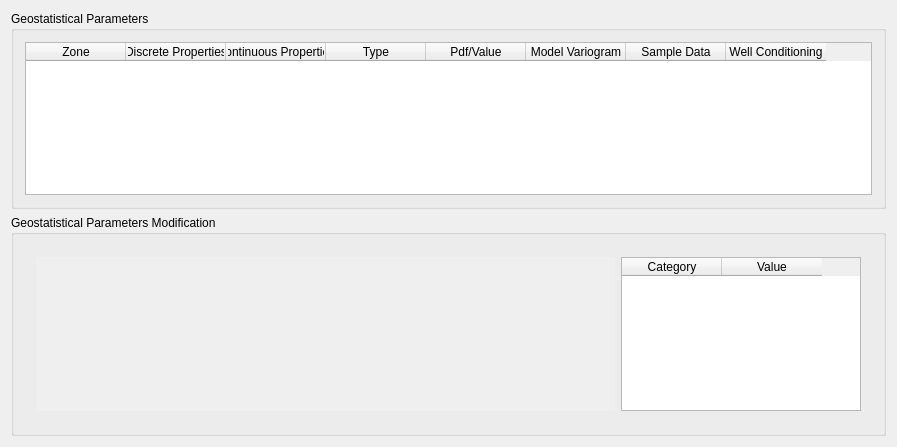
<?xml version="1.0" encoding="UTF-8"?>
<ui version="4.0">
 <class>CXPageGSInversion2</class>
 <widget class="QWizardPage" name="CXPageGSInversion2">
  <property name="geometry">
   <rect>
    <x>0</x>
    <y>0</y>
    <width>897</width>
    <height>447</height>
   </rect>
  </property>
  <property name="windowTitle">
   <string>CXPageGSInversion2</string>
  </property>
  <layout class="QGridLayout" name="gridLayout_3">
   <item row="0" column="0">
    <widget class="QGroupBox" name="groupBox">
     <property name="title">
      <string>Geostatistical Parameters</string>
     </property>
     <layout class="QGridLayout" name="gridLayout">
      <item row="0" column="0">
       <widget class="QTableWidget" name="tableWidgetZone">
        <column>
         <property name="text">
          <string>Zone</string>
         </property>
        </column>
        <column>
         <property name="text">
          <string>Discrete Properties</string>
         </property>
        </column>
        <column>
         <property name="text">
          <string>Continuous Properties</string>
         </property>
        </column>
        <column>
         <property name="text">
          <string>Type</string>
         </property>
        </column>
        <column>
         <property name="text">
          <string>Pdf/Value</string>
         </property>
        </column>
        <column>
         <property name="text">
          <string>Model Variogram</string>
         </property>
        </column>
        <column>
         <property name="text">
          <string>Sample Data</string>
         </property>
        </column>
        <column>
         <property name="text">
          <string>Well Conditioning</string>
         </property>
        </column>
       </widget>
      </item>
     </layout>
    </widget>
   </item>
   <item row="1" column="0">
    <widget class="QGroupBox" name="groupBox_2">
     <property name="title">
      <string>Geostatistical Parameters Modification</string>
     </property>
     <layout class="QHBoxLayout" name="horizontalLayout">
      <item>
       <widget class="QStackedWidget" name="stackedWidget">
        <property name="currentIndex">
         <number>0</number>
        </property>
        <widget class="QWidget" name="page">
         <layout class="QGridLayout" name="gridLayout_2">
          <item row="0" column="0">
           <widget class="QWidget" name="histoCanvas" native="true">
            <property name="autoFillBackground">
             <bool>true</bool>
            </property>
           </widget>
          </item>
          <item row="0" column="1">
           <widget class="QTableWidget" name="tableWidgetCategory">
            <property name="minimumSize">
             <size>
              <width>240</width>
              <height>0</height>
             </size>
            </property>
            <property name="maximumSize">
             <size>
              <width>240</width>
              <height>16777215</height>
             </size>
            </property>
            <column>
             <property name="text">
              <string>Category</string>
             </property>
            </column>
            <column>
             <property name="text">
              <string>Value</string>
             </property>
            </column>
           </widget>
          </item>
         </layout>
        </widget>
        <widget class="QWidget" name="page_2"/>
       </widget>
      </item>
     </layout>
    </widget>
   </item>
  </layout>
 </widget>
 <layoutdefault spacing="6" margin="11"/>
 <resources/>
 <connections/>
</ui>
